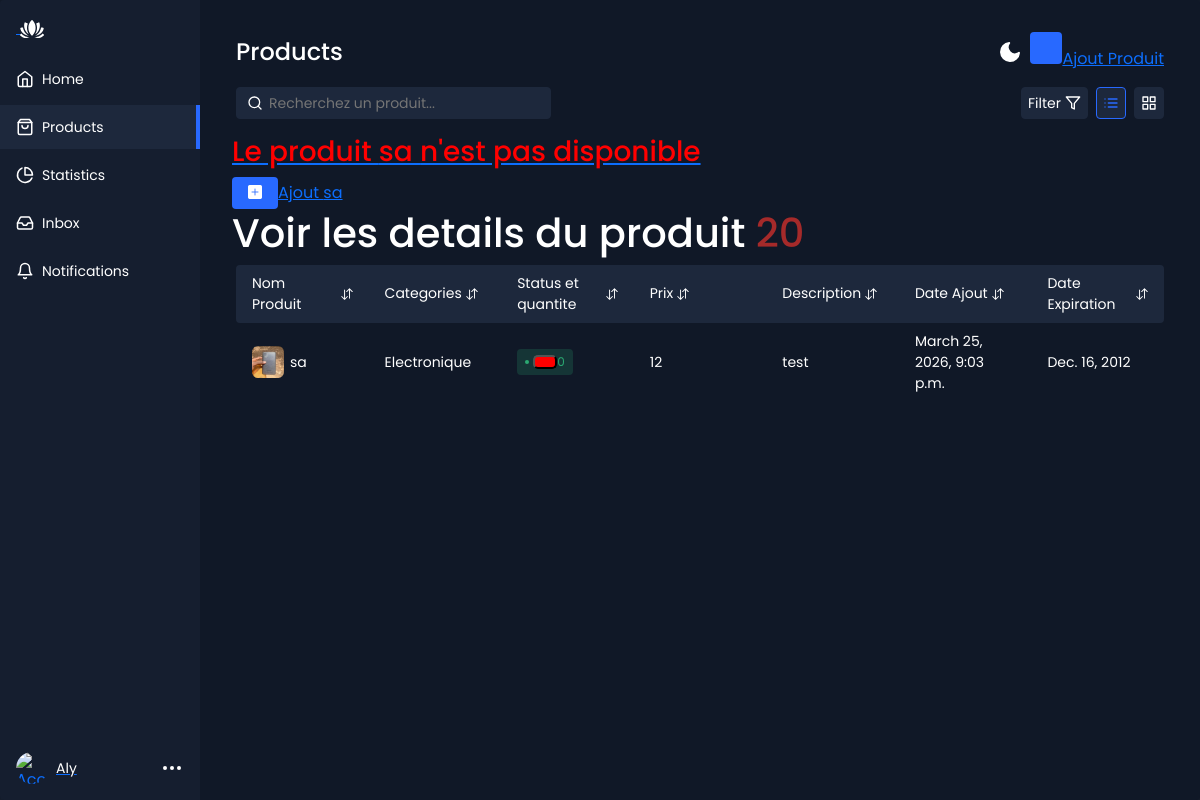
Page /detail/20/ (signed in) on the committed database.
### Produits/models.py (models this page shows, shortened)
class Produits(models.Model):
    name=models.CharField(max_length=50)
    category=models.ForeignKey(Categories, on_delete=models.CASCADE)
    price=models.IntegerField()
    quantite=models.PositiveIntegerField(default=0)
    description=models.TextField()
    date_ajout=models.DateTimeField(auto_now_add=True)
    date_expiration=models.DateField()
    image=models.ImageField(null=True,blank=True,upload_to='produits/')
    class Meta:
        ordering=['-date_ajout']
    def statut_quantite(self):
        if self.quantite==0:
            return 'red'
        elif self.quantite<=10:
            return 'orange'
        else:
            return 'green'

class Categories(models.Model):
    name=models.CharField(max_length=250)
    def __str__(self):
        return self.name

### Produits/views.py (the view)
# urls.py: path('detail/<int:pk>/',detail.as_view(),name='detail'),
class detail(LoginRequiredMixin, DetailView):
    model=Produits
    template_name='Produits/detail.html'
    context_object_name='n'
    login_url='Utilisateurs:login'

### Produits/templates/Produits/detail.html (shortened to what this page needs)
{% extends "Produits/base.html" %}
{% load static  %}
{% block produit %}
{% if n.quantite == 0 %}
   <a href="{% url 'ajout' %}">
    <h3 style="color: red;">Le produit {{n.name}} n'est pas disponible</h3>
        <button class="app-content-headerButton"><i class="bi bi-plus-square-fill"></i></button>Ajout {{n.name}}</button>
      </a>
    {% elif n.quantite <= 5 %}
        <h3 style="color: yellow;">Le stock du produit {{n.name}} est bas !!!</h3>
      <a href="{% url 'ajoutvente' n.id %}">
        <button class="app-content-headerButton"><i class="bi bi-plus-square-fill"></i></button>ventre {{n.name}}</button>
      </a>
      {% else %}
          <h3 style="color: green;">Le produit peut etre vendu</h3>
        <a href="{% url 'ajoutvente' n.id %}">
        <button class="app-content-headerButton"><i class="bi bi-plus-square-fill"></i></button>Ajout {{n.name}}</button>
      </a>
{% endif %}
<h1 style="color:white;">Voir les details du produit <span style="color: brown;">{{n.id}}</span> </h1>
<div class="products-area-wrapper tableView">
      <div class="products-header">
        <div class="product-cell image">
          Nom Produit
          <button class="sort-button">
          </button>
        </div>
        <div class="product-cell category">Categories<button class="sort-button">
          </button></div>
        <div class="product-cell status-cell">Status et quantite<button class="sort-button">
          </button></div>
        <div class="product-cell sales">Prix<button class="sort-button">
          </button></div>
        <div class="product-cell stock">Description<button class="sort-button">
          </button></div>
        <div class="product-cell price">Date Ajout<button class="sort-button">
          </button></div>
         <div class="product-cell price">Date Expiration<button class="sort-button">
          </button></div>
      </div>
      <div class="products-row" id="produit-{{n.id}}">
          <div class="product-cell image">
            {%if n.image%}
            <img src="{{n.image.url}}" alt="product">
            {% else %}
            <img src="https://images.unsplash.com/photo-1555041469-a586c61ea9bc?ixid=MnwxMjA3fDB8MHxwaG90by1wYWdlfHx8fGVufDB8fHx8&ixlib=rb-1.2.1&auto=format&fit=crop&w=1950&q=80" alt="product img">
            {% endif %}
            <span>{{n.name}}</span>
          </div>
        <div class="product-cell category"><span class="cell-label">Category:</span>{{n.category}}</div>
        <div class="product-cell status-cell">
          <span class="status active"><button class="button {{n.statut_quantite}}"></button>{{n.quantite}}</span>
        </div>
        <div class="product-cell sales"><span class="cell-label">Price:</span>{{n.price}}</div>
        <div class="product-cell stock"><span class="cell-label">Description:</span>{{n.description}}</div>
        <div class="product-cell price"><span class="cell-label">Date Ajout:</span>{{n.date_ajout}}</div>
        <div class="product-cell price"><span class="cell-label">Date expiration:</span>{{n.date_expiration}}</div>
      </div>
   </div>
</div>
{% endblock produit %}

### Produits/templates/Produits/zone_gauche.html (shortened to what this page needs)
{% load static %}
<div class="app-container">
  <div class="sidebar">
    <div class="sidebar-header">
      <div class="app-icon">
        <a href="{% url 'acc'}">
        </a>
      </div>
    </div>
    <ul class="sidebar-list">
      <li class="sidebar-list-item">
        <a href="{% url 'acc' %}">
          <svg xmlns="http://www.w3.org/2000/svg" width="18" height="18" viewBox="0 0 24 24" fill="none" stroke="currentColor" stroke-width="2" stroke-linecap="round" stroke-linejoin="round" class="feather feather-home"><path d="M3 9l9-7 9 7v11a2 2 0 0 1-2 2H5a2 2 0 0 1-2-2z"/><polyline points="9 22 9 12 15 12 15 22"/></svg>
          <span>Home</span>
        </a>
      </li>
      <li class="sidebar-list-item active">
        <a href="{% url 'home' %}">
          <span>Products</span>
        </a>
      </li>
      <li class="sidebar-list-item">
        <a href="#">
          <svg xmlns="http://www.w3.org/2000/svg" width="18" height="18" viewBox="0 0 24 24" fill="none" stroke="currentColor" stroke-width="2" stroke-linecap="round" stroke-linejoin="round" class="feather feather-pie-chart"><path d="M21.21 15.89A10 10 0 1 1 8 2.83"/><path d="M22 12A10 10 0 0 0 12 2v10z"/></svg>
          <span>Statistics</span>
        </a>
      </li>
      <li class="sidebar-list-item">
        <a href="#">
          <span>Inbox</span>
        </a>
      </li>
      <li class="sidebar-list-item">
        <a href="#">
          <svg xmlns="http://www.w3.org/2000/svg" width="18" height="18" viewBox="0 0 24 24" fill="none" stroke="currentColor" stroke-width="2" stroke-linecap="round" stroke-linejoin="round" class="feather feather-bell"><path d="M18 8A6 6 0 0 0 6 8c0 7-3 9-3 9h18s-3-2-3-9"/><path d="M13.73 21a2 2 0 0 1-3.46 0"/></svg>
          <span>Notifications</span>
        </a>
      </li>
    </ul>
    <div class="account-info">
      <div class="account-info-picture">
        {% if user.is_authenticated %}
        <a href="{% url 'deconnection' %}">
        <img src="https://images.unsplash.com/photo-1527736947477-2790e28f3443?ixid=MnwxMjA3fDB8MHxzZWFyY2h8MTE2fHx3b21hbnxlbnwwfHwwfHw%3D&ixlib=rb-1.2.1&auto=format&fit=crop&w=900&q=60" alt="Account">
      </div>
      <div class="account-info-name">{{ request.user }}</div>
        {% endif %}
      <button class="account-info-more">
        <svg xmlns="http://www.w3.org/2000/svg" width="24" height="24" viewBox="0 0 24 24" fill="none" stroke="currentColor" stroke-width="2" stroke-linecap="round" stroke-linejoin="round" class="feather feather-more-horizontal"><circle cx="12" cy="12" r="1"/><circle cx="19" cy="12" r="1"/><circle cx="5" cy="12" r="1"/></svg>
      </button>
    </div>
  </div>

### Produits/static/style.css (style rules this page uses)
* { box-sizing: border-box; }
:root { --app-bg: #101827; --sidebar: rgba(21, 30, 47,1); --sidebar-main-color: #fff; --table-border: #1a2131; --table-header: #1a2131; --app-content-main-color: #fff; --sidebar-link: #fff; --sidebar-active-link: #1d283c; --sidebar-hover-link: #1a2539; --action-color: #2869ff; --action-color-hover: #6291fd; --app-content-secondary-color: #1d283c; --filter-reset: #2c394f; --filter-shadow: rgba(16, 24, 39, 0.8) 0px 6px 12px -2px, rgba(0, 0, 0, 0.3) 0px 3px 7px -3px; }
body, html { margin: 0; padding: 0; height: 100%; width: 100%; }
body { overflow: hidden; font-family: "Poppins", sans-serif; background-color: var(--app-bg); -webkit-font-smoothing: antialiased; -moz-osx-font-smoothing: grayscale; }
.app-container { border-radius: 4px; width: 100%; height: 100%; max-height: 100%; max-width: 1280px; display: flex; overflow: hidden; box-shadow: rgba(99, 99, 99, 0.2) 0px 2px 8px 0px; max-width: 2000px; margin: 0 auto; }
.sidebar { flex-basis: 200px; max-width: 200px; flex-shrink: 0; background-color: var(--sidebar); display: flex; flex-direction: column; }
.sidebar-header { display: flex; align-items: center; justify-content: space-between; padding: 16px; }
.sidebar-list { list-style-type: none; padding: 0; }
.sidebar-list-item { position: relative; margin-bottom: 4px; }
.sidebar-list-item a { display: flex; align-items: center; width: 100%; padding: 10px 16px; color: var(--sidebar-link); text-decoration: none; font-size: 14px; line-height: 24px; }
.sidebar-list-item svg { margin-right: 8px; }
.sidebar-list-item.active { background-color: var(--sidebar-active-link); }
.sidebar-list-item.active:before { content: ""; position: absolute; right: 0; background-color: var(--action-color); height: 100%; width: 4px; }
.account-info { display: flex; align-items: center; padding: 16px; margin-top: auto; }
.account-info-picture { width: 32px; height: 32px; border-radius: 50%; overflow: hidden; flex-shrink: 0; }
.account-info-picture img { width: 100%; height: 100%; -o-object-fit: cover; object-fit: cover; }
.account-info-name { font-size: 14px; color: var(--sidebar-main-color); margin: 0 8px; overflow: hidden; max-width: 100%; text-overflow: ellipsis; white-space: nowrap; }
.account-info-more { color: var(--sidebar-main-color); padding: 0; border: none; background-color: transparent; margin-left: auto; }
.app-icon { color: var(--sidebar-main-color); }
.app-icon svg { width: 24px; height: 24px; }
.app-content-headerButton { background-color: var(--action-color); color: #fff; font-size: 14px; line-height: 24px; border: none; border-radius: 4px; height: 32px; padding: 0 16px; transition: 0.2s; cursor: pointer; }
.products-area-wrapper { width: 100%; max-height: 100%; overflow: auto; padding: 0 4px; }
.tableView .products-header { display: flex; align-items: center; border-radius: 4px; background-color: var(--app-content-secondary-color); position: sticky; top: 0; }
.tableView .products-row { display: flex; align-items: center; border-radius: 4px; }
.tableView .product-cell { flex: 1; padding: 8px 16px; color: var(--app-content-main-color); font-size: 14px; display: flex; align-items: center; }
.tableView .product-cell img { width: 32px; height: 32px; border-radius: 6px; margin-right: 6px; }
.tableView .sort-button { padding: 0; background-color: transparent; border: none; cursor: pointer; color: var(--app-content-main-color); margin-left: 4px; display: flex; align-items: center; }
.tableView .sort-button svg { width: 12px; }
.status { border-radius: 4px; display: flex; align-items: center; padding: 4px 8px; font-size: 12px; }
.status:before { content: ""; width: 4px; height: 4px; border-radius: 50%; margin-right: 4px; }
.status.active { color: #2ba972; background-color: rgba(43, 169, 114, 0.2); }
.status.active:before { background-color: #2ba972; }

### Produits/templates/Produits/detail.html (style rules this page uses)
.button { padding: 5px 10px; border-radius: 5px; font-weight: bold; text-align: center; color: white; }
.red { background-color: red; }

### rows in the picture
Produits: name "sa", id "20", image (picture), category "Electronique", quantite "0", price "12", description "test", date_ajout "March 25, 2026, 9:03 p.m.", date_expiration "Dec. 16, 2012"

### other values in the picture
{{ request.user }} "Aly"
